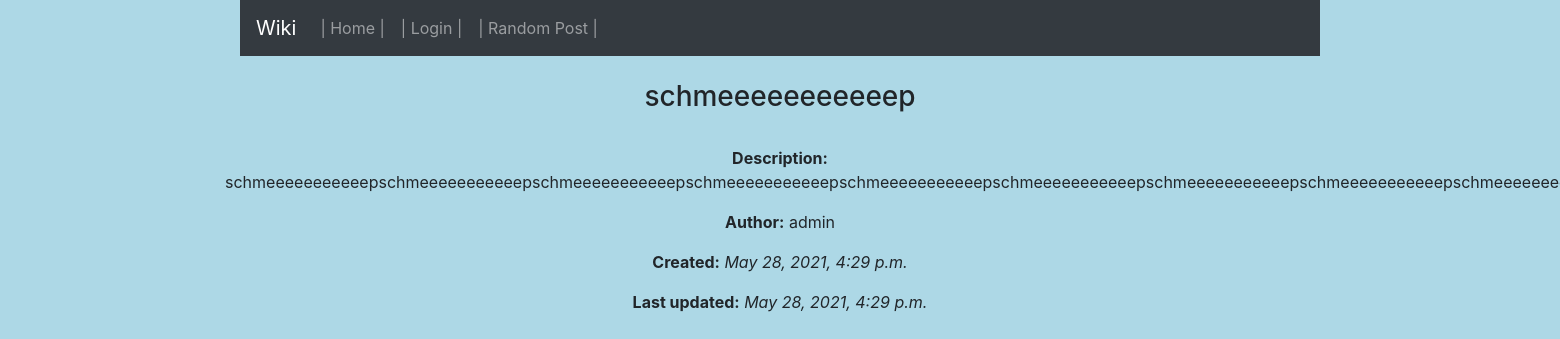
Page /8/ on the earlier database version.
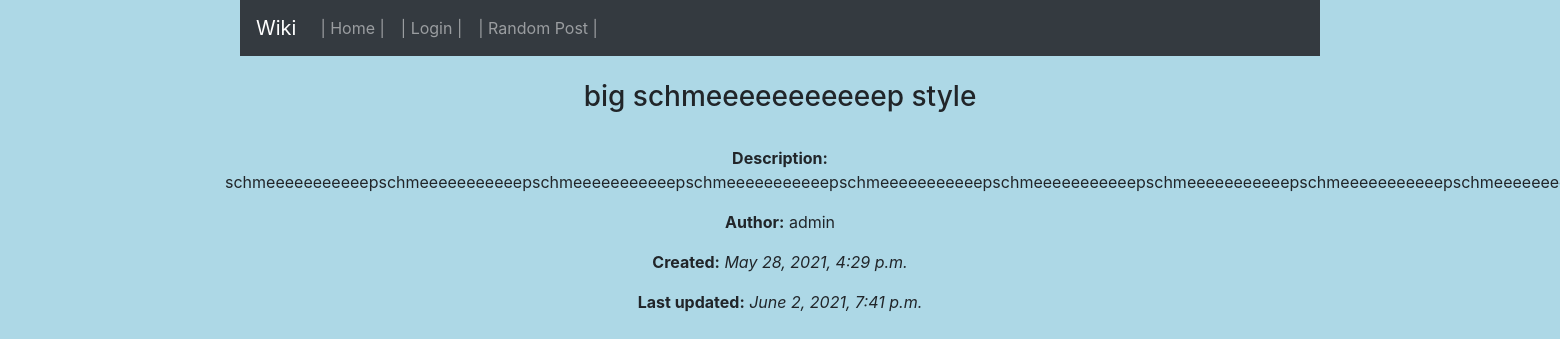
Same page on the later database version.
### wiki/models.py (models this page shows, shortened)
class Entry(models.Model):
	entry_title = models.CharField(max_length=100)
	entry_text = models.CharField(max_length=5000)
	entry_text_short = models.CharField(max_length=50)
	entry_author = models.ForeignKey(User, on_delete=models.CASCADE)
	entry_date = models.DateTimeField(auto_now_add=True)
	entry_updated = models.DateTimeField(auto_now=True)

### wiki/views.py (the view)
# urls.py: path('<int:post_id>/', Detail.as_view(), name='detail'),
class Detail(View):
    def get(self, request, post_id):
        entry = get_object_or_404(Entry, pk=post_id)
        loggedIn = request.user.is_authenticated
        return render(request, 'wiki/detail.html', {'loggedIn': loggedIn, 'user': request.user, 'entry': entry})

### wiki/templates/wiki/detail.html (shortened to what this page needs)
<!DOCTYPE html>
<html>
  <head>
  </head>
  <body>
      <div class="container">
        {% include 'wiki/header.html' %}<br />
        <h3>{{ entry.entry_title }}</h3><br />
        <p><b>Description:</b> {{ entry.entry_text }}</p>
        <p><b>Author:</b> {{ entry.entry_author }}</p>
        <p><b>Created:</b> <i>{{ entry.entry_date }}</i></p>
        <p><b>Last updated:</b> <i>{{ entry.entry_updated }}</i></p>
        </div>
	</body>
</html>

Differences in the rows shown:
changed Entry "admin": entry_title "schmeeeeeeeeeeep" → "big schmeeeeeeeeeeep style"; entry_updated "May 28, 2021, 4:29 p.m." → "June 2, 2021, 7:41 p.m."
